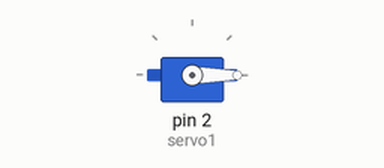
The sketch below on a simulated Arduino Uno, built with avr-gcc and run on an emulated ATmega328P. Parts: servo.

Above: at 0.05 s.
At 2.0 s:
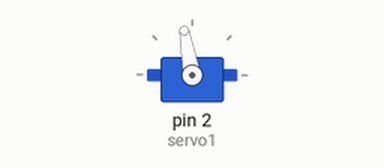
Timing chart, 0 to 4.6 s (numbered marks = the images above):
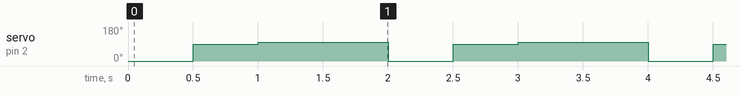

Measured:
- by itself, servo on pin 2 (servo1): repeats every 2.0 s: 100° 1.0 s, 0° 0.50 s, 90° 0.50 s

The sketch:

sketch_may02a.ino
```cpp
#include <Servo.h>

Servo servo1;

void setup()
{
  Serial.begin(9600);
  servo1.attach(2);

  // put your setup code here, to run once:

}

void loop()
{
  servo1.write(0);
  delay(500);
  servo1.write(90);
  delay(500);
  servo1.write(100);
  delay(500);
  //servo1.write(40);
  delay(500);
  /*servo1.write(30);
  delay(500);
  servo1.write(60);
  // put your main code here, to run repeatedly:
*/
}
```
